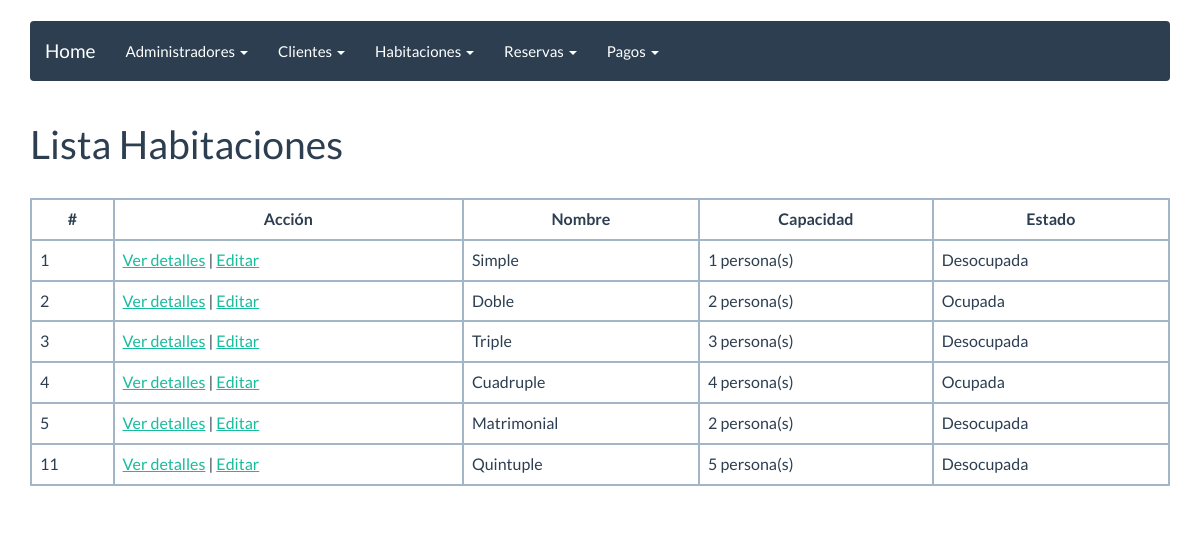
The app's page /listarhabitacion, older data.
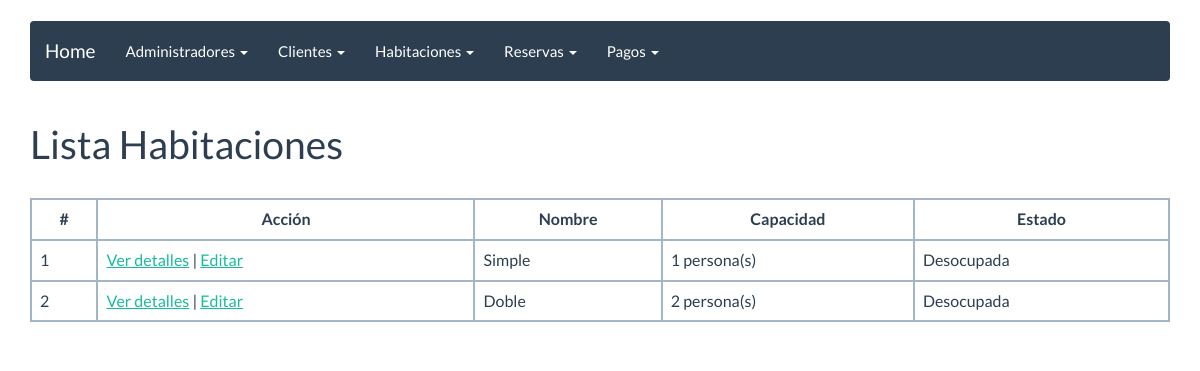
The same page, newer data.
### reservar/models.py (models this page shows, shortened)
class Habitacion(models.Model):
	estado_choices = (
        ('O', 'Ocupada'),
        ('D', 'Desocupada'),
    )
	nombre_habitacion = models.CharField(max_length=50)
	descripcion=models.CharField(max_length=200)
	capacidad=models.IntegerField()
	precio=models.DecimalField(max_digits=5, decimal_places=2)
	estado = models.CharField(max_length=1,choices=estado_choices,default='D')

### reservar/views.py (the view)
# urls.py: url(r'^listarhabitacion', HabitacionList.as_view(), name='habitacion_listar'),
class HabitacionList(ListView):
    model = Habitacion
    template_name = "habitacion_list.html"

### templates/habitacion_list.html (shortened to what this page needs)
{% extends "base.html" %}
{% block content %}
<h1>Lista Habitaciones</h1><br>
<table class="table table-bordered">
    <tbody>
        {% if object_list %}
        <thead align="center">
            <tr>
                <td><strong>#</strong></td>
                <td><strong>Acción</strong></td>
                <td><strong>Nombre</strong></td>
                <td><strong>Capacidad</strong></td>
                <td><strong>Estado</strong></td>
            </tr>
        </thead>
        {% for habitacion in object_list %}
        <tr>
            <td>{{ habitacion.id }}</td>
            <td>
                <a href="{% url 'habitacion_detail' habitacion.id %}">Ver detalles</a> | <a href="{% url 'habitacion_editar' habitacion.id %}">Editar</a>
            </td>
            <td>{{ habitacion.nombre_habitacion }}</td>
            <td>{{ habitacion.capacidad }} persona(s)</td>
            <td>{{ habitacion.get_estado_display }}</td>
        </tr>
        {% endfor %}
        {% else %}
        <h1>No hay registros de habitaciones</h1>
        {% endif %}
    </tbody>
</table>
{% endblock%}

### templates/base.html (shortened to what this page needs)
{% load staticfiles %}
<!DOCTYPE html>
<html>
<head>
    <link  type="text/css" rel="stylesheet" href="{% static 'css/bootstrap.min.css' %}">
</head>
<body>
<div class="container">
    {% block navbar %}
        <div class="bs-docs-section clearfix">
            <div class="row">
                <div class="col-lg-12">
                    <div class="bs-component">
                        <nav class="navbar navbar-default">
                            <div class="container-fluid">
                                <div class="navbar-header">
                                    <a class="navbar-brand" href="{% url 'index' %}">Home</a>
                                </div>
                            <div class="collapse navbar-collapse" id="bs-example-navbar-collapse-1">
                                <ul class="nav navbar-nav">
                                    <li class="dropdown">
                                        <a href="#" class="dropdown-toggle" data-toggle="dropdown" role="button" aria-expanded="false">Administradores <span class="caret"></span></a>
                                    </li>
                                    <li class="dropdown">
                                        <a href="#" class="dropdown-toggle" data-toggle="dropdown" role="button" aria-expanded="false">Clientes <span class="caret"></span></a>
                                    </li>
                                    <li class="dropdown">
                                        <a href="#" class="dropdown-toggle" data-toggle="dropdown" role="button" aria-expanded="false">Habitaciones <span class="caret"></span></a>
                                    </li>
                                    <li class="dropdown">
                                        <a href="#" class="dropdown-toggle" data-toggle="dropdown" role="button" aria-expanded="false">Reservas <span class="caret"></span></a>
                                    </li>
                                    <li class="dropdown">
                                        <a href="#" class="dropdown-toggle" data-toggle="dropdown" role="button" aria-expanded="false">Pagos <span class="caret"></span></a>
                                    </li>
                                </ul>
                            </div>
                        </div>
                    </nav>
                </div>
            </div>
        </div>
    </div>
   {% endblock %}
    {% block content %}{% endblock %}
</div>
</body>
</html>

Row changes from the older to the newer data that the page shows:
removed Habitacion: id "3", nombre_habitacion "Triple", capacidad "3", estado "Desocupada"
removed Habitacion: id "4", nombre_habitacion "Cuadruple", capacidad "4", estado "Ocupada"
removed Habitacion: id "5", nombre_habitacion "Matrimonial", capacidad "2", estado "Desocupada"
removed Habitacion: id "11", nombre_habitacion "Quintuple", capacidad "5", estado "Desocupada"
changed Habitacion "Doble": estado "Ocupada" → "Desocupada"
